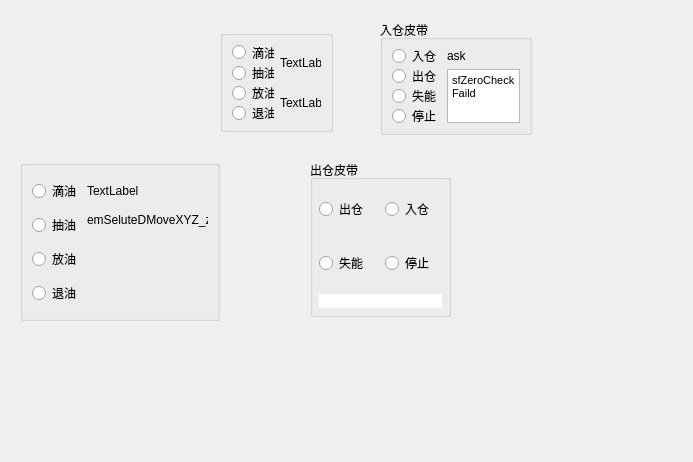
<?xml version="1.0" encoding="UTF-8"?>
<ui version="4.0">
 <class>Form</class>
 <widget class="QWidget" name="Form">
  <property name="geometry">
   <rect>
    <x>0</x>
    <y>0</y>
    <width>693</width>
    <height>462</height>
   </rect>
  </property>
  <property name="windowTitle">
   <string>Form</string>
  </property>
  <widget class="QGroupBox" name="groupBox">
   <property name="geometry">
    <rect>
     <x>220</x>
     <y>30</y>
     <width>113</width>
     <height>102</height>
    </rect>
   </property>
   <layout class="QHBoxLayout" name="horizontalLayout_2">
    <item>
     <layout class="QVBoxLayout" name="verticalLayout_22">
      <item>
       <widget class="QRadioButton" name="radioButton">
        <property name="text">
         <string>滴油</string>
        </property>
       </widget>
      </item>
      <item>
       <widget class="QRadioButton" name="radioButton_2">
        <property name="text">
         <string>抽油</string>
        </property>
       </widget>
      </item>
      <item>
       <widget class="QRadioButton" name="radioButton_4">
        <property name="text">
         <string>放油</string>
        </property>
       </widget>
      </item>
      <item>
       <widget class="QRadioButton" name="radioButton_3">
        <property name="text">
         <string>退油</string>
        </property>
       </widget>
      </item>
     </layout>
    </item>
    <item>
     <layout class="QVBoxLayout" name="verticalLayout_23">
      <item>
       <widget class="QLabel" name="label">
        <property name="text">
         <string>TextLabel</string>
        </property>
       </widget>
      </item>
      <item>
       <widget class="QLabel" name="label_2">
        <property name="text">
         <string>TextLabel</string>
        </property>
       </widget>
      </item>
     </layout>
    </item>
   </layout>
  </widget>
  <widget class="QGroupBox" name="groupBox_2">
   <property name="geometry">
    <rect>
     <x>20</x>
     <y>160</y>
     <width>200</width>
     <height>161</height>
    </rect>
   </property>
   <property name="maximumSize">
    <size>
     <width>200</width>
     <height>16777215</height>
    </size>
   </property>
   <layout class="QHBoxLayout" name="horizontalLayout_3">
    <item>
     <layout class="QVBoxLayout" name="verticalLayout_24">
      <item>
       <widget class="QRadioButton" name="radioButton_5">
        <property name="text">
         <string>滴油</string>
        </property>
       </widget>
      </item>
      <item>
       <widget class="QRadioButton" name="radioButton_6">
        <property name="text">
         <string>抽油</string>
        </property>
       </widget>
      </item>
      <item>
       <widget class="QRadioButton" name="radioButton_7">
        <property name="text">
         <string>放油</string>
        </property>
       </widget>
      </item>
      <item>
       <widget class="QRadioButton" name="radioButton_8">
        <property name="autoFillBackground">
         <bool>false</bool>
        </property>
        <property name="text">
         <string>退油</string>
        </property>
       </widget>
      </item>
     </layout>
    </item>
    <item>
     <layout class="QVBoxLayout" name="verticalLayout_25" stretch="1,3">
      <item>
       <widget class="QLabel" name="label_3">
        <property name="text">
         <string>TextLabel</string>
        </property>
       </widget>
      </item>
      <item>
       <widget class="QLabel" name="label_4">
        <property name="sizePolicy">
         <sizepolicy hsizetype="Preferred" vsizetype="Preferred">
          <horstretch>0</horstretch>
          <verstretch>0</verstretch>
         </sizepolicy>
        </property>
        <property name="maximumSize">
         <size>
          <width>200</width>
          <height>16777215</height>
         </size>
        </property>
        <property name="text">
         <string>emSeluteDMoveXYZ_zFollowAdptFailed</string>
        </property>
        <property name="textFormat">
         <enum>Qt::AutoText</enum>
        </property>
        <property name="scaledContents">
         <bool>false</bool>
        </property>
        <property name="alignment">
         <set>Qt::AlignLeading|Qt::AlignLeft|Qt::AlignTop</set>
        </property>
        <property name="wordWrap">
         <bool>true</bool>
        </property>
        <property name="textInteractionFlags">
         <set>Qt::LinksAccessibleByMouse|Qt::TextSelectableByMouse</set>
        </property>
       </widget>
      </item>
     </layout>
    </item>
   </layout>
  </widget>
  <widget class="QGroupBox" name="gb_BI_3">
   <property name="geometry">
    <rect>
     <x>380</x>
     <y>20</y>
     <width>152</width>
     <height>115</height>
    </rect>
   </property>
   <property name="title">
    <string>入仓皮带</string>
   </property>
   <layout class="QHBoxLayout" name="horizontalLayout_14" stretch="0,0">
    <property name="spacing">
     <number>6</number>
    </property>
    <item>
     <layout class="QVBoxLayout" name="verticalLayout_27">
      <item>
       <widget class="QRadioButton" name="rbtn_BIin_3">
        <property name="sizePolicy">
         <sizepolicy hsizetype="Preferred" vsizetype="Preferred">
          <horstretch>0</horstretch>
          <verstretch>0</verstretch>
         </sizepolicy>
        </property>
        <property name="text">
         <string>入仓</string>
        </property>
       </widget>
      </item>
      <item>
       <widget class="QRadioButton" name="rbtn_BIout_3">
        <property name="sizePolicy">
         <sizepolicy hsizetype="Preferred" vsizetype="Preferred">
          <horstretch>0</horstretch>
          <verstretch>0</verstretch>
         </sizepolicy>
        </property>
        <property name="text">
         <string>出仓</string>
        </property>
       </widget>
      </item>
      <item>
       <widget class="QRadioButton" name="rbtn_BIoff_3">
        <property name="sizePolicy">
         <sizepolicy hsizetype="Preferred" vsizetype="Preferred">
          <horstretch>0</horstretch>
          <verstretch>0</verstretch>
         </sizepolicy>
        </property>
        <property name="text">
         <string>失能</string>
        </property>
       </widget>
      </item>
      <item>
       <widget class="QRadioButton" name="rbtn_BIstop_3">
        <property name="sizePolicy">
         <sizepolicy hsizetype="Preferred" vsizetype="Preferred">
          <horstretch>0</horstretch>
          <verstretch>0</verstretch>
         </sizepolicy>
        </property>
        <property name="text">
         <string>停止</string>
        </property>
       </widget>
      </item>
     </layout>
    </item>
    <item>
     <layout class="QVBoxLayout" name="verticalLayout_28">
      <property name="spacing">
       <number>6</number>
      </property>
      <item>
       <widget class="QLabel" name="label_7">
        <property name="text">
         <string>ask</string>
        </property>
       </widget>
      </item>
      <item>
       <widget class="QTextEdit" name="txtEd_BI_2">
        <property name="sizePolicy">
         <sizepolicy hsizetype="Preferred" vsizetype="Preferred">
          <horstretch>0</horstretch>
          <verstretch>0</verstretch>
         </sizepolicy>
        </property>
        <property name="verticalScrollBarPolicy">
         <enum>Qt::ScrollBarAlwaysOff</enum>
        </property>
        <property name="horizontalScrollBarPolicy">
         <enum>Qt::ScrollBarAlwaysOff</enum>
        </property>
        <property name="html">
         <string>&lt;!DOCTYPE HTML PUBLIC &quot;-//W3C//DTD HTML 4.0//EN&quot; &quot;http://www.w3.org/TR/REC-html40/strict.dtd&quot;&gt;
&lt;html&gt;&lt;head&gt;&lt;meta name=&quot;qrichtext&quot; content=&quot;1&quot; /&gt;&lt;meta charset=&quot;utf-8&quot; /&gt;&lt;style type=&quot;text/css&quot;&gt;
p, li { white-space: pre-wrap; }
hr { height: 1px; border-width: 0; }
&lt;/style&gt;&lt;/head&gt;&lt;body style=&quot; font-family:'Microsoft YaHei UI'; font-size:9pt; font-weight:400; font-style:normal;&quot;&gt;
&lt;p style=&quot; margin-top:0px; margin-bottom:0px; margin-left:0px; margin-right:0px; -qt-block-indent:0; text-indent:0px;&quot;&gt;&lt;span style=&quot; font-size:8pt;&quot;&gt;sfZeroCheckFaild&lt;/span&gt;&lt;/p&gt;&lt;/body&gt;&lt;/html&gt;</string>
        </property>
       </widget>
      </item>
     </layout>
    </item>
   </layout>
  </widget>
  <widget class="QGroupBox" name="gb_BO">
   <property name="geometry">
    <rect>
     <x>310</x>
     <y>160</y>
     <width>141</width>
     <height>157</height>
    </rect>
   </property>
   <property name="title">
    <string>出仓皮带</string>
   </property>
   <layout class="QVBoxLayout" name="verticalLayout_26" stretch="8,1">
    <property name="spacing">
     <number>8</number>
    </property>
    <property name="leftMargin">
     <number>6</number>
    </property>
    <property name="topMargin">
     <number>6</number>
    </property>
    <property name="rightMargin">
     <number>6</number>
    </property>
    <property name="bottomMargin">
     <number>6</number>
    </property>
    <item>
     <layout class="QGridLayout" name="gridLayout_4">
      <item row="0" column="0">
       <widget class="QRadioButton" name="rbtn_BOout">
        <property name="sizePolicy">
         <sizepolicy hsizetype="Preferred" vsizetype="Preferred">
          <horstretch>0</horstretch>
          <verstretch>0</verstretch>
         </sizepolicy>
        </property>
        <property name="text">
         <string>出仓</string>
        </property>
       </widget>
      </item>
      <item row="0" column="1">
       <widget class="QRadioButton" name="rbtn_BOin">
        <property name="sizePolicy">
         <sizepolicy hsizetype="Preferred" vsizetype="Preferred">
          <horstretch>0</horstretch>
          <verstretch>0</verstretch>
         </sizepolicy>
        </property>
        <property name="text">
         <string>入仓</string>
        </property>
       </widget>
      </item>
      <item row="1" column="0">
       <widget class="QRadioButton" name="rbtn_BOoff">
        <property name="sizePolicy">
         <sizepolicy hsizetype="Preferred" vsizetype="Preferred">
          <horstretch>0</horstretch>
          <verstretch>0</verstretch>
         </sizepolicy>
        </property>
        <property name="text">
         <string>失能</string>
        </property>
       </widget>
      </item>
      <item row="1" column="1">
       <widget class="QRadioButton" name="rbtn_BOstop">
        <property name="sizePolicy">
         <sizepolicy hsizetype="Preferred" vsizetype="Preferred">
          <horstretch>0</horstretch>
          <verstretch>0</verstretch>
         </sizepolicy>
        </property>
        <property name="text">
         <string>停止</string>
        </property>
       </widget>
      </item>
     </layout>
    </item>
    <item>
     <layout class="QVBoxLayout" name="verticalLayout_2">
      <property name="spacing">
       <number>0</number>
      </property>
      <item>
       <widget class="QLabel" name="lab_BOcolor">
        <property name="styleSheet">
         <string notr="true">background-color: rgb(255, 255, 255);</string>
        </property>
        <property name="text">
         <string/>
        </property>
       </widget>
      </item>
     </layout>
    </item>
   </layout>
  </widget>
 </widget>
 <resources/>
 <connections/>
</ui>
